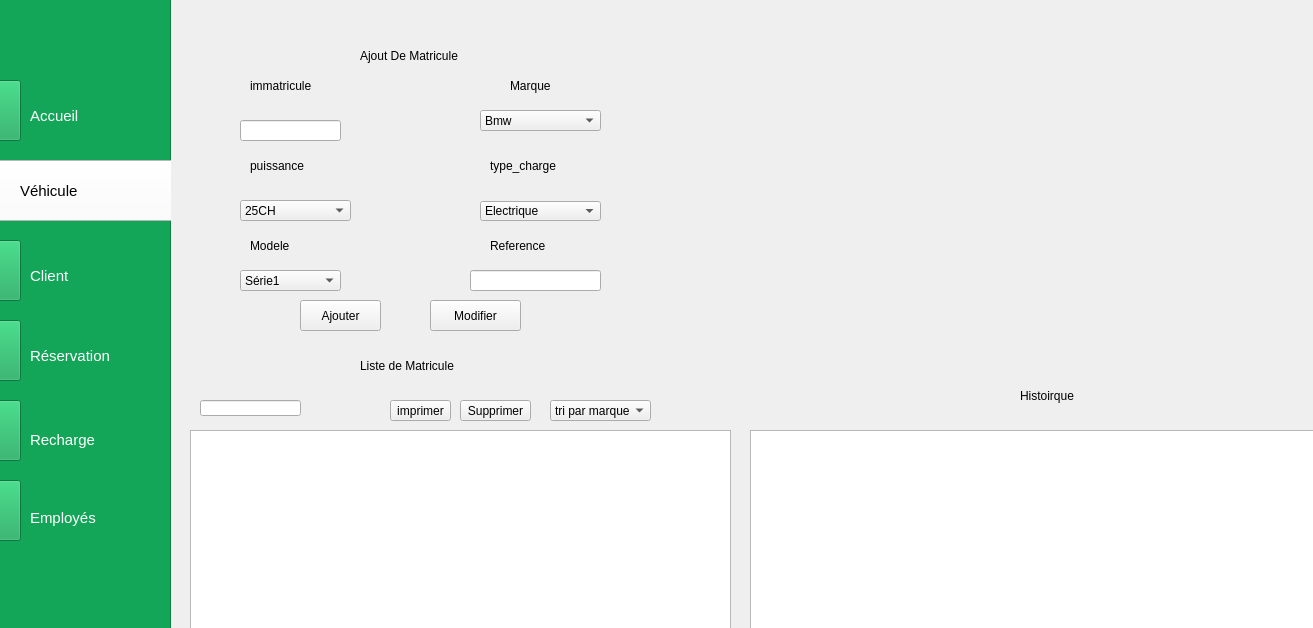
<?xml version="1.0" encoding="UTF-8"?>
<ui version="4.0">
 <class>Vehicule</class>
 <widget class="QWidget" name="Vehicule">
  <property name="geometry">
   <rect>
    <x>0</x>
    <y>0</y>
    <width>1313</width>
    <height>628</height>
   </rect>
  </property>
  <property name="windowTitle">
   <string>Form</string>
  </property>
  <widget class="QStackedWidget" name="Modifie">
   <property name="geometry">
    <rect>
     <x>180</x>
     <y>0</y>
     <width>1221</width>
     <height>711</height>
    </rect>
   </property>
   <property name="toolTip">
    <string>&lt;html&gt;&lt;head/&gt;&lt;body&gt;&lt;p&gt;Modifier&lt;/p&gt;&lt;/body&gt;&lt;/html&gt;</string>
   </property>
   <property name="styleSheet">
    <string notr="true">Modifier</string>
   </property>
   <property name="currentIndex">
    <number>0</number>
   </property>
   <widget class="QWidget" name="ModifiePage1">
    <widget class="QComboBox" name="marq">
     <property name="geometry">
      <rect>
       <x>300</x>
       <y>110</y>
       <width>121</width>
       <height>21</height>
      </rect>
     </property>
     <item>
      <property name="text">
       <string>Bmw</string>
      </property>
     </item>
     <item>
      <property name="text">
       <string>Mercedes</string>
      </property>
     </item>
     <item>
      <property name="text">
       <string>Tesla</string>
      </property>
     </item>
     <item>
      <property name="text">
       <string>Kia</string>
      </property>
     </item>
     <item>
      <property name="text">
       <string>Ford</string>
      </property>
     </item>
    </widget>
    <widget class="QPushButton" name="supp">
     <property name="geometry">
      <rect>
       <x>280</x>
       <y>400</y>
       <width>71</width>
       <height>21</height>
      </rect>
     </property>
     <property name="text">
      <string>Supprimer</string>
     </property>
    </widget>
    <widget class="QLabel" name="label_9">
     <property name="geometry">
      <rect>
       <x>330</x>
       <y>70</y>
       <width>51</width>
       <height>31</height>
      </rect>
     </property>
     <property name="text">
      <string>Marque</string>
     </property>
    </widget>
    <widget class="QLabel" name="label_15">
     <property name="geometry">
      <rect>
       <x>180</x>
       <y>350</y>
       <width>101</width>
       <height>31</height>
      </rect>
     </property>
     <property name="text">
      <string>Liste de Matricule</string>
     </property>
    </widget>
    <widget class="QTableView" name="tab_v_3">
     <property name="geometry">
      <rect>
       <x>570</x>
       <y>430</y>
       <width>651</width>
       <height>271</height>
      </rect>
     </property>
    </widget>
    <widget class="QLabel" name="label_12">
     <property name="geometry">
      <rect>
       <x>310</x>
       <y>150</y>
       <width>71</width>
       <height>31</height>
      </rect>
     </property>
     <property name="text">
      <string>type_charge</string>
     </property>
    </widget>
    <widget class="QLineEdit" name="imm">
     <property name="geometry">
      <rect>
       <x>60</x>
       <y>120</y>
       <width>101</width>
       <height>21</height>
      </rect>
     </property>
    </widget>
    <widget class="QLabel" name="label_13">
     <property name="geometry">
      <rect>
       <x>310</x>
       <y>230</y>
       <width>61</width>
       <height>31</height>
      </rect>
     </property>
     <property name="text">
      <string>Reference</string>
     </property>
    </widget>
    <widget class="QComboBox" name="pui">
     <property name="geometry">
      <rect>
       <x>60</x>
       <y>200</y>
       <width>111</width>
       <height>21</height>
      </rect>
     </property>
     <item>
      <property name="text">
       <string>25CH</string>
      </property>
     </item>
     <item>
      <property name="text">
       <string>400CH</string>
      </property>
     </item>
     <item>
      <property name="text">
       <string>6CH</string>
      </property>
     </item>
    </widget>
    <widget class="QLabel" name="label_14">
     <property name="geometry">
      <rect>
       <x>70</x>
       <y>70</y>
       <width>61</width>
       <height>31</height>
      </rect>
     </property>
     <property name="text">
      <string>immatricule</string>
     </property>
    </widget>
    <widget class="QPushButton" name="ajout">
     <property name="geometry">
      <rect>
       <x>120</x>
       <y>300</y>
       <width>81</width>
       <height>31</height>
      </rect>
     </property>
     <property name="text">
      <string>Ajouter</string>
     </property>
    </widget>
    <widget class="QLabel" name="label_8">
     <property name="geometry">
      <rect>
       <x>180</x>
       <y>40</y>
       <width>101</width>
       <height>31</height>
      </rect>
     </property>
     <property name="text">
      <string>Ajout De Matricule</string>
     </property>
    </widget>
    <widget class="QLabel" name="label_11">
     <property name="geometry">
      <rect>
       <x>70</x>
       <y>150</y>
       <width>61</width>
       <height>31</height>
      </rect>
     </property>
     <property name="text">
      <string>puissance</string>
     </property>
    </widget>
    <widget class="QComboBox" name="comboBox">
     <property name="geometry">
      <rect>
       <x>370</x>
       <y>400</y>
       <width>101</width>
       <height>21</height>
      </rect>
     </property>
     <property name="styleSheet">
      <string notr="true"/>
     </property>
     <item>
      <property name="text">
       <string>tri par marque</string>
      </property>
     </item>
     <item>
      <property name="text">
       <string>Croissant</string>
      </property>
     </item>
     <item>
      <property name="text">
       <string>Décroissant</string>
      </property>
     </item>
    </widget>
    <widget class="QComboBox" name="ty">
     <property name="geometry">
      <rect>
       <x>300</x>
       <y>201</y>
       <width>121</width>
       <height>20</height>
      </rect>
     </property>
     <item>
      <property name="text">
       <string>Electrique</string>
      </property>
     </item>
     <item>
      <property name="text">
       <string>Solaire</string>
      </property>
     </item>
    </widget>
    <widget class="QLineEdit" name="ref">
     <property name="geometry">
      <rect>
       <x>290</x>
       <y>270</y>
       <width>131</width>
       <height>21</height>
      </rect>
     </property>
    </widget>
    <widget class="QTableView" name="tab_v">
     <property name="geometry">
      <rect>
       <x>10</x>
       <y>430</y>
       <width>541</width>
       <height>271</height>
      </rect>
     </property>
     <property name="selectionBehavior">
      <enum>QAbstractItemView::SelectRows</enum>
     </property>
    </widget>
    <widget class="QLabel" name="label_10">
     <property name="geometry">
      <rect>
       <x>70</x>
       <y>230</y>
       <width>51</width>
       <height>31</height>
      </rect>
     </property>
     <property name="text">
      <string>Modele</string>
     </property>
    </widget>
    <widget class="QComboBox" name="mode">
     <property name="geometry">
      <rect>
       <x>60</x>
       <y>270</y>
       <width>101</width>
       <height>21</height>
      </rect>
     </property>
     <item>
      <property name="text">
       <string>Série1</string>
      </property>
     </item>
     <item>
      <property name="text">
       <string>CLA</string>
      </property>
     </item>
     <item>
      <property name="text">
       <string>Fiesta</string>
      </property>
     </item>
    </widget>
    <widget class="QLineEdit" name="ch">
     <property name="geometry">
      <rect>
       <x>20</x>
       <y>400</y>
       <width>101</width>
       <height>16</height>
      </rect>
     </property>
    </widget>
    <widget class="QPushButton" name="pushButton_3">
     <property name="geometry">
      <rect>
       <x>210</x>
       <y>400</y>
       <width>61</width>
       <height>21</height>
      </rect>
     </property>
     <property name="styleSheet">
      <string notr="true"/>
     </property>
     <property name="text">
      <string>imprimer</string>
     </property>
    </widget>
    <widget class="QLabel" name="label_16">
     <property name="geometry">
      <rect>
       <x>840</x>
       <y>380</y>
       <width>101</width>
       <height>31</height>
      </rect>
     </property>
     <property name="text">
      <string>Histoirque</string>
     </property>
    </widget>
    <widget class="QPushButton" name="modifier">
     <property name="geometry">
      <rect>
       <x>250</x>
       <y>300</y>
       <width>91</width>
       <height>31</height>
      </rect>
     </property>
     <property name="text">
      <string>Modifier</string>
     </property>
    </widget>
    <widget class="QLabel" name="chartview">
     <property name="geometry">
      <rect>
       <x>550</x>
       <y>30</y>
       <width>661</width>
       <height>321</height>
      </rect>
     </property>
     <property name="text">
      <string/>
     </property>
    </widget>
   </widget>
   <widget class="QWidget" name="ModifiePage2"/>
  </widget>
  <widget class="QFrame" name="frame">
   <property name="geometry">
    <rect>
     <x>-60</x>
     <y>-20</y>
     <width>231</width>
     <height>731</height>
    </rect>
   </property>
   <property name="styleSheet">
    <string notr="true">background-color: rgb(20, 166, 88);</string>
   </property>
   <property name="frameShape">
    <enum>QFrame::StyledPanel</enum>
   </property>
   <property name="frameShadow">
    <enum>QFrame::Raised</enum>
   </property>
   <widget class="QPushButton" name="pushButton_18">
    <property name="geometry">
     <rect>
      <x>20</x>
      <y>100</y>
      <width>61</width>
      <height>61</height>
     </rect>
    </property>
    <property name="text">
     <string/>
    </property>
    <property name="icon">
     <iconset>
      <normaloff>../../../Downloads/IMG_1867.jpeg</normaloff>../../../Downloads/IMG_1867.jpeg</iconset>
    </property>
    <property name="iconSize">
     <size>
      <width>50</width>
      <height>50</height>
     </size>
    </property>
   </widget>
   <widget class="QLabel" name="label_2">
    <property name="geometry">
     <rect>
      <x>90</x>
      <y>120</y>
      <width>91</width>
      <height>31</height>
     </rect>
    </property>
    <property name="font">
     <font>
      <pointsize>11</pointsize>
     </font>
    </property>
    <property name="styleSheet">
     <string notr="true">color: rgb(255, 255, 255);</string>
    </property>
    <property name="text">
     <string>Accueil</string>
    </property>
   </widget>
   <widget class="QPushButton" name="pushButton_19">
    <property name="geometry">
     <rect>
      <x>-10</x>
      <y>180</y>
      <width>251</width>
      <height>61</height>
     </rect>
    </property>
    <property name="styleSheet">
     <string notr="true">background:white;</string>
    </property>
    <property name="text">
     <string/>
    </property>
    <property name="icon">
     <iconset>
      <normaloff>../../../Downloads/IMG_1864.jpeg</normaloff>../../../Downloads/IMG_1864.jpeg</iconset>
    </property>
    <property name="iconSize">
     <size>
      <width>50</width>
      <height>50</height>
     </size>
    </property>
   </widget>
   <widget class="QLabel" name="label_3">
    <property name="geometry">
     <rect>
      <x>80</x>
      <y>200</y>
      <width>61</width>
      <height>21</height>
     </rect>
    </property>
    <property name="font">
     <font>
      <pointsize>11</pointsize>
     </font>
    </property>
    <property name="styleSheet">
     <string notr="true">background:transparent;</string>
    </property>
    <property name="text">
     <string>Véhicule</string>
    </property>
   </widget>
   <widget class="QPushButton" name="pushButton_6">
    <property name="geometry">
     <rect>
      <x>20</x>
      <y>260</y>
      <width>61</width>
      <height>61</height>
     </rect>
    </property>
    <property name="text">
     <string/>
    </property>
    <property name="icon">
     <iconset>
      <normaloff>../../../Downloads/IMG_1865.jpeg</normaloff>../../../Downloads/IMG_1865.jpeg</iconset>
    </property>
    <property name="iconSize">
     <size>
      <width>50</width>
      <height>50</height>
     </size>
    </property>
   </widget>
   <widget class="QLabel" name="label_4">
    <property name="geometry">
     <rect>
      <x>90</x>
      <y>280</y>
      <width>71</width>
      <height>31</height>
     </rect>
    </property>
    <property name="font">
     <font>
      <pointsize>11</pointsize>
     </font>
    </property>
    <property name="styleSheet">
     <string notr="true">color: rgb(255, 255, 255);
background:transparent;</string>
    </property>
    <property name="text">
     <string>Client</string>
    </property>
   </widget>
   <widget class="QPushButton" name="pushButton_9">
    <property name="geometry">
     <rect>
      <x>20</x>
      <y>340</y>
      <width>61</width>
      <height>61</height>
     </rect>
    </property>
    <property name="text">
     <string/>
    </property>
    <property name="icon">
     <iconset>
      <normaloff>../../../Downloads/IMG_1866.jpeg</normaloff>../../../Downloads/IMG_1866.jpeg</iconset>
    </property>
    <property name="iconSize">
     <size>
      <width>50</width>
      <height>50</height>
     </size>
    </property>
   </widget>
   <widget class="QLabel" name="label_5">
    <property name="geometry">
     <rect>
      <x>90</x>
      <y>360</y>
      <width>101</width>
      <height>31</height>
     </rect>
    </property>
    <property name="font">
     <font>
      <pointsize>11</pointsize>
     </font>
    </property>
    <property name="styleSheet">
     <string notr="true">color: rgb(255, 255, 255);
background:transparent;</string>
    </property>
    <property name="text">
     <string>Réservation</string>
    </property>
   </widget>
   <widget class="QPushButton" name="pushButton_14">
    <property name="geometry">
     <rect>
      <x>20</x>
      <y>420</y>
      <width>61</width>
      <height>61</height>
     </rect>
    </property>
    <property name="text">
     <string/>
    </property>
    <property name="icon">
     <iconset>
      <normaloff>../../../Downloads/IMG_1862.jpeg</normaloff>../../../Downloads/IMG_1862.jpeg</iconset>
    </property>
    <property name="iconSize">
     <size>
      <width>50</width>
      <height>50</height>
     </size>
    </property>
   </widget>
   <widget class="QLabel" name="label_6">
    <property name="geometry">
     <rect>
      <x>90</x>
      <y>450</y>
      <width>101</width>
      <height>20</height>
     </rect>
    </property>
    <property name="font">
     <font>
      <pointsize>11</pointsize>
     </font>
    </property>
    <property name="styleSheet">
     <string notr="true">color: rgb(255, 255, 255);
background:transparent;</string>
    </property>
    <property name="text">
     <string>Recharge</string>
    </property>
   </widget>
   <widget class="QLabel" name="label_7">
    <property name="geometry">
     <rect>
      <x>90</x>
      <y>530</y>
      <width>81</width>
      <height>16</height>
     </rect>
    </property>
    <property name="font">
     <font>
      <pointsize>11</pointsize>
     </font>
    </property>
    <property name="styleSheet">
     <string notr="true">color: rgb(255, 255, 255);
background:transparent;</string>
    </property>
    <property name="text">
     <string>Employés</string>
    </property>
   </widget>
   <widget class="QPushButton" name="pushButton_20">
    <property name="geometry">
     <rect>
      <x>20</x>
      <y>500</y>
      <width>61</width>
      <height>61</height>
     </rect>
    </property>
    <property name="styleSheet">
     <string notr="true"/>
    </property>
    <property name="text">
     <string/>
    </property>
    <property name="icon">
     <iconset>
      <normaloff>../../../Downloads/Capture d'écran 2023-10-08 155058.png</normaloff>../../../Downloads/Capture d'écran 2023-10-08 155058.png</iconset>
    </property>
    <property name="iconSize">
     <size>
      <width>50</width>
      <height>50</height>
     </size>
    </property>
   </widget>
   <widget class="QPushButton" name="pushButton_21">
    <property name="geometry">
     <rect>
      <x>70</x>
      <y>650</y>
      <width>81</width>
      <height>41</height>
     </rect>
    </property>
    <property name="text">
     <string>QUIT</string>
    </property>
    <property name="icon">
     <iconset>
      <normaloff>../../../Downloads/Capture d'écran 2023-10-08 141340.png</normaloff>../../../Downloads/Capture d'écran 2023-10-08 141340.png</iconset>
    </property>
    <property name="iconSize">
     <size>
      <width>80</width>
      <height>80</height>
     </size>
    </property>
   </widget>
  </widget>
 </widget>
 <resources/>
 <connections/>
</ui>
